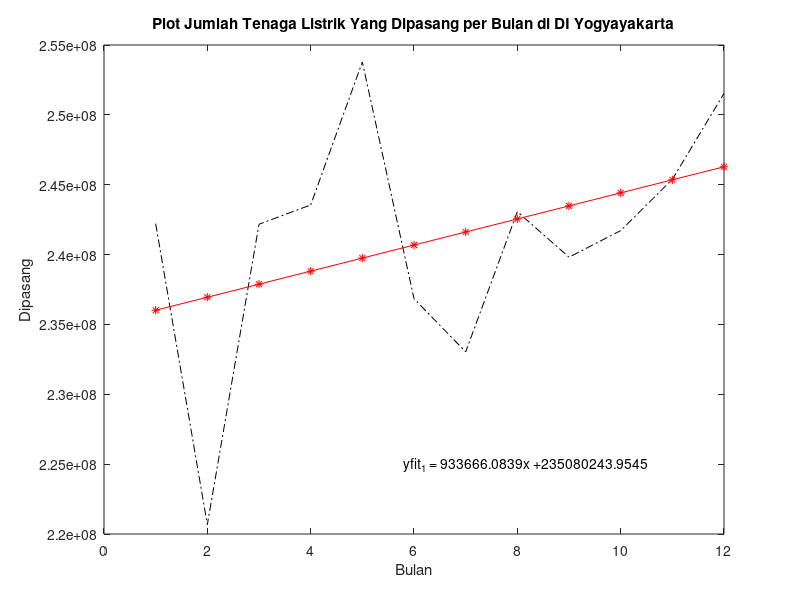
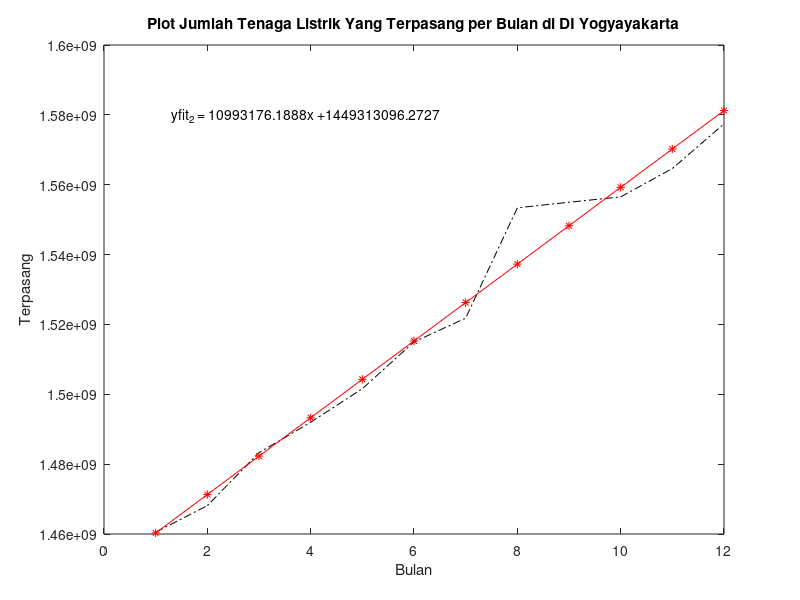
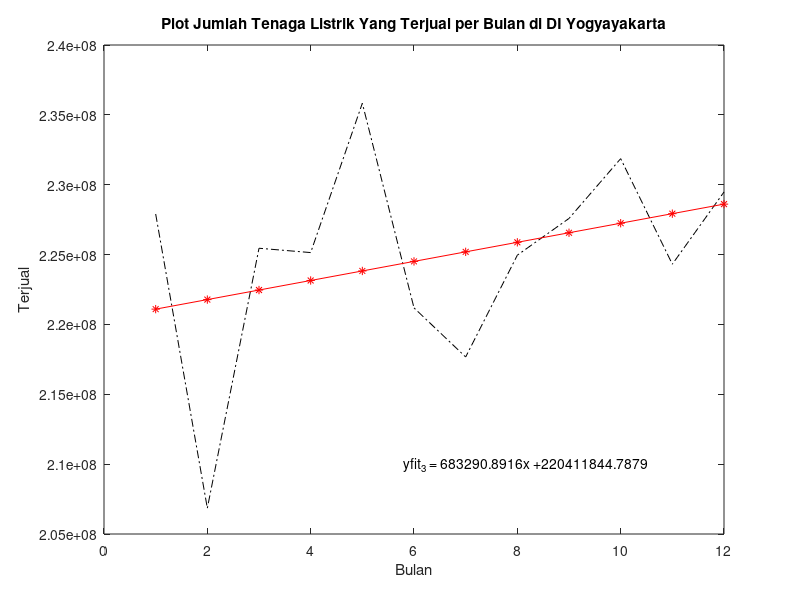
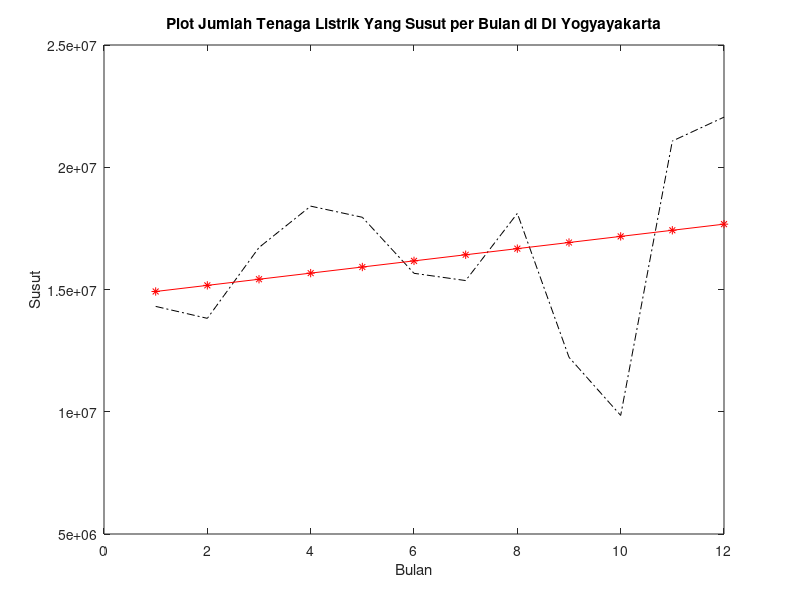

MATLAB code to generate these figures, in order:
clear
clc

x  = [1 2 3 4 5 6 7 8 9 10 11 12];
y1 = [242214829 220670704 242170740 243552399 253786498 236846256 233035974 243070442 239813385 241714671 245384433 251528551];
y2 = [1460525624 1468119324 1483284324 1491987274 1501602274 1514993724 1521794674 1553380524 1554979474 1556517244 1564633894 1577406544];
y3 = [227905785	206850686	225453151	225142914	235832328	221183804	217670369	224957534	227585677	231865475	224311703	229479401];
y4 = [14309044	13820018	16717589	18409485	17954170	15662452	15365605	18112908	12227708	9849196	21072730	22049150];

P_Dipasang = polyfit(x,y1,1) %polyfit untuk mencari parameter a0 dan a1
a0_dipasang = P_Dipasang(2);
a1_dipasang = P_Dipasang(1);
yfit_1 = polyval(P_Dipasang,x); %polyval untuk menghitung yfit_1 = a0 + a1*x
fprintf("Jadi, persamaan regresi linearnya adalah yfit_1 = %f + %fx\n\n", [a0_dipasang, a1_dipasang])

P_Terpasang = polyfit(x, y2, 1) %polyfit untuk mencari parameter a0 dan a1
a0_terpasang = P_Terpasang(2);
a1_terpasang = P_Terpasang(1);
yfit_2 = polyval(P_Terpasang, x); %polyval untuk menghitung yfit_2 = a0 + a1*x
fprintf("Jadi, persamaan regresi linearnya adalah yfit_2 = %f + %fx\n\n", [a0_terpasang, a1_terpasang])

P_Terjual = polyfit(x, y3, 1) %polyfit untuk mencari parameter a0 dan a1
a0_terjual = P_Terjual(2);
a1_terjual = P_Terjual(1);
yfit_3 = polyval(P_Terjual, x); %polyval untuk menghitung yfit_3 = a0 + a1*x
fprintf("Jadi, persamaan regresi linearnya adalah yfit_3 = %f + %fx\n\n", [a0_terjual, a1_terjual])

P_Susut = polyfit(x, y4, 1) %polyfit untuk mencari parameter a0 dan a1
a0_susut = P_Susut(2);
a1_susut = P_Susut(1);
yfit_4 = polyval(P_Susut, x); %polyval untuk menghitung yfit_4 = a0 + a1*x
fprintf("Jadi, persamaan regresi linearnya adalah yfit_4 = %f + %fx\n\n", [a0_susut, a1_susut])

%Menampilkan Plot Secara Terpisah Pada Masing-Masing Figure
figure(1)
h=plot(x,y1,'-.k',x,yfit_1,'-*r');
axis([0 length(x)]);
title("Plot Jumlah Tenaga Listrik Yang Dipasang per Bulan di DI Yogyayakarta")
xlabel('Bulan')
ylabel('Dipasang')
text(5.8, 2.25e08,['yfit_1 = ' num2str(P_Dipasang(1)) 'x +' num2str(P_Dipasang(2))]);

figure(2)
h=plot(x,y2,'-.k',x,yfit_2,'-*r');
axis([0 length(x)]);
title("Plot Jumlah Tenaga Listrik Yang Terpasang per Bulan di DI Yogyayakarta")
xlabel('Bulan')
ylabel('Terpasang')
text(1.3, 1.58e09,['yfit_2 = ' num2str(P_Terpasang(1)) 'x +' num2str(P_Terpasang(2))]);

figure(3)
h=plot(x,y3,'-.k',x,yfit_3,'-*r');
axis([0 length(x)]);
title("Plot Jumlah Tenaga Listrik Yang Terjual per Bulan di DI Yogyayakarta")
xlabel('Bulan')
ylabel('Terjual')
text(5.8, 2.1e08,['yfit_3 = ' num2str(P_Terjual(1)) 'x +' num2str(P_Terjual(2))]);

figure(4)
h=plot(x,y4,'-.k',x,yfit_4,'-*r');
axis([0 length(x)]);
title("Plot Jumlah Tenaga Listrik Yang Susut per Bulan di DI Yogyayakarta")
xlabel('Bulan')
ylabel('Susut')
text(5.8, 2.1e08,['yfit_4 = ' num2str(P_Susut(1)) 'x +' num2str(P_Susut(2))]);